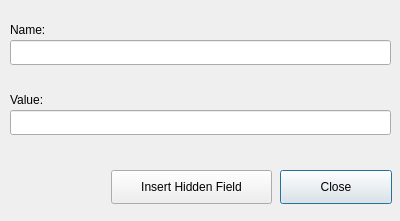
<?xml version="1.0" encoding="UTF-8"?>
<ui version="4.0">
 <class>InsertHiddenFieldDialog</class>
 <widget class="QDialog" name="InsertHiddenFieldDialog">
  <property name="geometry">
   <rect>
    <x>0</x>
    <y>0</y>
    <width>400</width>
    <height>221</height>
   </rect>
  </property>
  <property name="windowTitle">
   <string>Dialog</string>
  </property>
  <widget class="QLabel" name="label">
   <property name="geometry">
    <rect>
     <x>10</x>
     <y>20</y>
     <width>381</width>
     <height>19</height>
    </rect>
   </property>
   <property name="text">
    <string>Name:</string>
   </property>
  </widget>
  <widget class="QLineEdit" name="nameTextBox">
   <property name="geometry">
    <rect>
     <x>10</x>
     <y>40</y>
     <width>381</width>
     <height>25</height>
    </rect>
   </property>
  </widget>
  <widget class="QLabel" name="label_2">
   <property name="geometry">
    <rect>
     <x>10</x>
     <y>90</y>
     <width>381</width>
     <height>19</height>
    </rect>
   </property>
   <property name="text">
    <string>Value:</string>
   </property>
  </widget>
  <widget class="QLineEdit" name="valueTextBox">
   <property name="geometry">
    <rect>
     <x>10</x>
     <y>110</y>
     <width>381</width>
     <height>25</height>
    </rect>
   </property>
  </widget>
  <widget class="QPushButton" name="closeButton">
   <property name="geometry">
    <rect>
     <x>280</x>
     <y>170</y>
     <width>112</width>
     <height>34</height>
    </rect>
   </property>
   <property name="text">
    <string>Close</string>
   </property>
  </widget>
  <widget class="QPushButton" name="insertButton">
   <property name="geometry">
    <rect>
     <x>111</x>
     <y>170</y>
     <width>161</width>
     <height>34</height>
    </rect>
   </property>
   <property name="text">
    <string>Insert Hidden Field</string>
   </property>
  </widget>
 </widget>
 <resources/>
 <connections/>
</ui>
